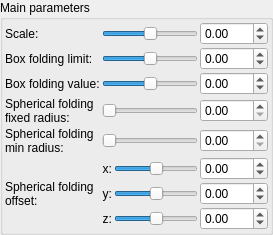
    <widget class="QGroupBox" name="groupBox">
     <property name="title">
      <string>Main parameters</string>
     </property>
     <layout class="QVBoxLayout" name="verticalLayout_2" stretch="0">
      <property name="spacing">
       <number>2</number>
      </property>
      <property name="leftMargin">
       <number>2</number>
      </property>
      <property name="topMargin">
       <number>2</number>
      </property>
      <property name="rightMargin">
       <number>2</number>
      </property>
      <property name="bottomMargin">
       <number>2</number>
      </property>
      <item>
       <layout class="QGridLayout" name="gridLayout">
        <property name="spacing">
         <number>2</number>
        </property>
        <item row="2" column="0">
         <widget class="QLabel" name="label_9">
          <property name="text">
           <string>Box folding value:</string>
          </property>
         </widget>
        </item>
        <item row="7" column="3">
         <widget class="MyDoubleSpinBox" name="spinbox3_mandelbox_offset_z">
          <property name="prefix">
           <string/>
          </property>
          <property name="suffix">
           <string/>
          </property>
          <property name="decimals">
           <number>2</number>
          </property>
          <property name="minimum">
           <double>-100.000000000000000</double>
          </property>
          <property name="maximum">
           <double>100.000000000000000</double>
          </property>
          <property name="singleStep">
           <double>0.100000000000000</double>
          </property>
         </widget>
        </item>
        <item row="3" column="0">
         <widget class="QLabel" name="label_10">
          <property name="text">
           <string>Spherical folding
fixed radius:</string>
          </property>
         </widget>
        </item>
        <item row="6" column="1">
         <widget class="QLabel" name="label_116">
          <property name="sizePolicy">
           <sizepolicy hsizetype="Preferred" vsizetype="Preferred">
            <horstretch>0</horstretch>
            <verstretch>0</verstretch>
           </sizepolicy>
          </property>
          <property name="text">
           <string>y:</string>
          </property>
          <property name="alignment">
           <set>Qt::AlignRight|Qt::AlignTrailing|Qt::AlignVCenter</set>
          </property>
         </widget>
        </item>
        <item row="5" column="1">
         <widget class="QLabel" name="label_115">
          <property name="sizePolicy">
           <sizepolicy hsizetype="Preferred" vsizetype="Preferred">
            <horstretch>0</horstretch>
            <verstretch>0</verstretch>
           </sizepolicy>
          </property>
          <property name="text">
           <string>x:</string>
          </property>
          <property name="alignment">
           <set>Qt::AlignRight|Qt::AlignTrailing|Qt::AlignVCenter</set>
          </property>
         </widget>
        </item>
        <item row="1" column="0">
         <widget class="QLabel" name="label_8">
          <property name="text">
           <string>Box folding limit:</string>
          </property>
         </widget>
        </item>
        <item row="6" column="3">
         <widget class="MyDoubleSpinBox" name="spinbox3_mandelbox_offset_y">
          <property name="prefix">
           <string/>
          </property>
          <property name="suffix">
           <string/>
          </property>
          <property name="decimals">
           <number>2</number>
          </property>
          <property name="minimum">
           <double>-100.000000000000000</double>
          </property>
          <property name="maximum">
           <double>100.000000000000000</double>
          </property>
          <property name="singleStep">
           <double>0.100000000000000</double>
          </property>
         </widget>
        </item>
        <item row="5" column="3">
         <widget class="MyDoubleSpinBox" name="spinbox3_mandelbox_offset_x">
          <property name="prefix">
           <string/>
          </property>
          <property name="suffix">
           <string/>
          </property>
          <property name="decimals">
           <number>2</number>
          </property>
          <property name="minimum">
           <double>-100.000000000000000</double>
          </property>
          <property name="maximum">
           <double>100.000000000000000</double>
          </property>
          <property name="singleStep">
           <double>0.100000000000000</double>
          </property>
         </widget>
        </item>
        <item row="0" column="0">
         <widget class="QLabel" name="label_7">
          <property name="text">
           <string>Scale:</string>
          </property>
         </widget>
        </item>
        <item row="4" column="3">
         <widget class="MyDoubleSpinBox" name="spinbox_mandelbox_folding_min_radius">
          <property name="prefix">
           <string/>
          </property>
          <property name="suffix">
           <string/>
          </property>
          <property name="decimals">
           <number>2</number>
          </property>
          <property name="maximum">
           <double>100.000000000000000</double>
          </property>
          <property name="singleStep">
           <double>0.100000000000000</double>
          </property>
         </widget>
        </item>
        <item row="1" column="3">
         <widget class="MyDoubleSpinBox" name="spinbox_mandelbox_folding_limit">
          <property name="prefix">
           <string/>
          </property>
          <property name="suffix">
           <string/>
          </property>
          <property name="decimals">
           <number>2</number>
          </property>
          <property name="minimum">
           <double>-100.000000000000000</double>
          </property>
          <property name="maximum">
           <double>100.000000000000000</double>
          </property>
          <property name="singleStep">
           <double>0.100000000000000</double>
          </property>
         </widget>
        </item>
        <item row="2" column="3">
         <widget class="MyDoubleSpinBox" name="spinbox_mandelbox_folding_value">
          <property name="prefix">
           <string/>
          </property>
          <property name="suffix">
           <string/>
          </property>
          <property name="decimals">
           <number>2</number>
          </property>
          <property name="minimum">
           <double>-100.000000000000000</double>
          </property>
          <property name="maximum">
           <double>100.000000000000000</double>
          </property>
          <property name="singleStep">
           <double>0.100000000000000</double>
          </property>
         </widget>
        </item>
        <item row="3" column="3">
         <widget class="MyDoubleSpinBox" name="spinbox_mandelbox_folding_fixed_radius">
          <property name="prefix">
           <string/>
          </property>
          <property name="suffix">
           <string/>
          </property>
          <property name="decimals">
           <number>2</number>
          </property>
          <property name="maximum">
           <double>100.000000000000000</double>
          </property>
          <property name="singleStep">
           <double>0.100000000000000</double>
          </property>
         </widget>
        </item>
        <item row="4" column="0">
         <widget class="QLabel" name="label_11">
          <property name="text">
           <string>Spherical folding
min radius:</string>
          </property>
         </widget>
        </item>
        <item row="5" column="0" rowspan="3">
         <widget class="QLabel" name="label_12">
          <property name="text">
           <string>Spherical folding
offset:</string>
          </property>
         </widget>
        </item>
        <item row="7" column="1">
         <widget class="QLabel" name="label_117">
          <property name="sizePolicy">
           <sizepolicy hsizetype="Preferred" vsizetype="Preferred">
            <horstretch>0</horstretch>
            <verstretch>0</verstretch>
           </sizepolicy>
          </property>
          <property name="text">
           <string>z:</string>
          </property>
          <property name="alignment">
           <set>Qt::AlignRight|Qt::AlignTrailing|Qt::AlignVCenter</set>
          </property>
         </widget>
        </item>
        <item row="0" column="3">
         <widget class="MyDoubleSpinBox" name="spinbox_mandelbox_scale">
          <property name="prefix">
           <string/>
          </property>
          <property name="suffix">
           <string/>
          </property>
          <property name="decimals">
           <number>2</number>
          </property>
          <property name="minimum">
           <double>-100.000000000000000</double>
          </property>
          <property name="maximum">
           <double>100.000000000000000</double>
          </property>
          <property name="singleStep">
           <double>0.100000000000000</double>
          </property>
         </widget>
        </item>
        <item row="5" column="2">
         <widget class="QSlider" name="slider3_mandelbox_offset_x">
          <property name="minimum">
           <number>-500</number>
          </property>
          <property name="maximum">
           <number>500</number>
          </property>
          <property name="singleStep">
           <number>1</number>
          </property>
          <property name="orientation">
           <enum>Qt::Horizontal</enum>
          </property>
         </widget>
        </item>
        <item row="6" column="2">
         <widget class="QSlider" name="slider3_mandelbox_offset_y">
          <property name="minimum">
           <number>-500</number>
          </property>
          <property name="maximum">
           <number>500</number>
          </property>
          <property name="singleStep">
           <number>1</number>
          </property>
          <property name="orientation">
           <enum>Qt::Horizontal</enum>
          </property>
         </widget>
        </item>
        <item row="7" column="2">
         <widget class="QSlider" name="slider3_mandelbox_offset_z">
          <property name="minimum">
           <number>-500</number>
          </property>
          <property name="maximum">
           <number>500</number>
          </property>
          <property name="singleStep">
           <number>1</number>
          </property>
          <property name="orientation">
           <enum>Qt::Horizontal</enum>
          </property>
         </widget>
        </item>
        <item row="4" column="1" colspan="2">
         <widget class="QSlider" name="slider_mandelbox_folding_min_radius">
          <property name="minimum">
           <number>0</number>
          </property>
          <property name="maximum">
           <number>500</number>
          </property>
          <property name="singleStep">
           <number>1</number>
          </property>
          <property name="orientation">
           <enum>Qt::Horizontal</enum>
          </property>
         </widget>
        </item>
        <item row="3" column="1" colspan="2">
         <widget class="QSlider" name="slider_mandelbox_folding_fixed_radius">
          <property name="minimum">
           <number>0</number>
          </property>
          <property name="maximum">
           <number>500</number>
          </property>
          <property name="singleStep">
           <number>1</number>
          </property>
          <property name="orientation">
           <enum>Qt::Horizontal</enum>
          </property>
         </widget>
        </item>
        <item row="2" column="1" colspan="2">
         <widget class="QSlider" name="slider_mandelbox_folding_value">
          <property name="minimum">
           <number>-5000</number>
          </property>
          <property name="maximum">
           <number>5000</number>
          </property>
          <property name="singleStep">
           <number>1</number>
          </property>
          <property name="orientation">
           <enum>Qt::Horizontal</enum>
          </property>
         </widget>
        </item>
        <item row="1" column="1" colspan="2">
         <widget class="QSlider" name="slider_mandelbox_folding_limit">
          <property name="minimum">
           <number>-5000</number>
          </property>
          <property name="maximum">
           <number>5000</number>
          </property>
          <property name="singleStep">
           <number>1</number>
          </property>
          <property name="orientation">
           <enum>Qt::Horizontal</enum>
          </property>
         </widget>
        </item>
        <item row="0" column="1" colspan="2">
         <widget class="QSlider" name="slider_mandelbox_scale">
          <property name="minimum">
           <number>-500</number>
          </property>
          <property name="maximum">
           <number>500</number>
          </property>
          <property name="singleStep">
           <number>1</number>
          </property>
          <property name="orientation">
           <enum>Qt::Horizontal</enum>
          </property>
         </widget>
        </item>
       </layout>
      </item>
     </layout>
    </widget>
